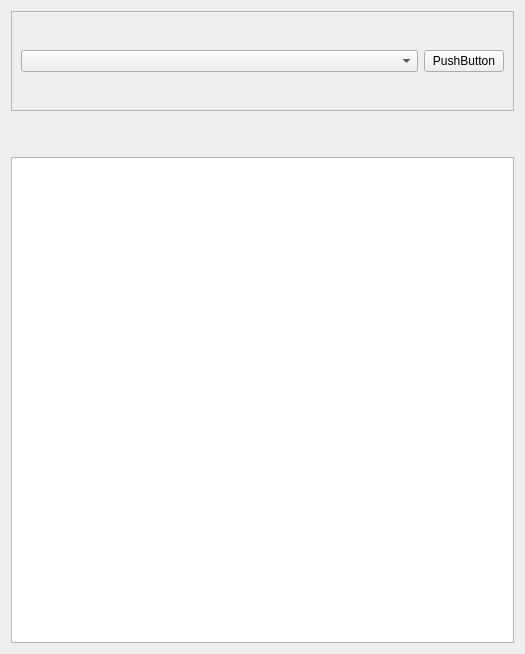
<?xml version="1.0" encoding="UTF-8"?>
<ui version="4.0">
 <class>FileWidget</class>
 <widget class="QWidget" name="FileWidget">
  <property name="geometry">
   <rect>
    <x>0</x>
    <y>0</y>
    <width>525</width>
    <height>654</height>
   </rect>
  </property>
  <property name="windowTitle">
   <string>Form</string>
  </property>
  <layout class="QVBoxLayout" name="verticalLayout_2">
   <item>
    <layout class="QVBoxLayout" name="verticalLayout">
     <item>
      <widget class="QFrame" name="frame">
       <property name="sizePolicy">
        <sizepolicy hsizetype="Expanding" vsizetype="Fixed">
         <horstretch>0</horstretch>
         <verstretch>0</verstretch>
        </sizepolicy>
       </property>
       <property name="minimumSize">
        <size>
         <width>0</width>
         <height>100</height>
        </size>
       </property>
       <property name="baseSize">
        <size>
         <width>0</width>
         <height>100</height>
        </size>
       </property>
       <property name="frameShape">
        <enum>QFrame::StyledPanel</enum>
       </property>
       <property name="frameShadow">
        <enum>QFrame::Raised</enum>
       </property>
       <layout class="QHBoxLayout" name="horizontalLayout_3">
        <item>
         <layout class="QHBoxLayout" name="horizontalLayout_2">
          <item>
           <widget class="QComboBox" name="comboBox"/>
          </item>
          <item>
           <widget class="QPushButton" name="pushButton">
            <property name="sizePolicy">
             <sizepolicy hsizetype="Fixed" vsizetype="Fixed">
              <horstretch>0</horstretch>
              <verstretch>0</verstretch>
             </sizepolicy>
            </property>
            <property name="text">
             <string>PushButton</string>
            </property>
           </widget>
          </item>
         </layout>
        </item>
       </layout>
      </widget>
     </item>
     <item>
      <spacer name="verticalSpacer">
       <property name="orientation">
        <enum>Qt::Vertical</enum>
       </property>
       <property name="sizeType">
        <enum>QSizePolicy::Fixed</enum>
       </property>
       <property name="sizeHint" stdset="0">
        <size>
         <width>20</width>
         <height>40</height>
        </size>
       </property>
      </spacer>
     </item>
     <item>
      <widget class="QTableView" name="fileTView">
       <property name="autoScrollMargin">
        <number>16</number>
       </property>
       <property name="gridStyle">
        <enum>Qt::NoPen</enum>
       </property>
       <property name="sortingEnabled">
        <bool>true</bool>
       </property>
       <attribute name="horizontalHeaderMinimumSectionSize">
        <number>31</number>
       </attribute>
       <attribute name="verticalHeaderDefaultSectionSize">
        <number>32</number>
       </attribute>
       <attribute name="verticalHeaderMinimumSectionSize">
        <number>25</number>
       </attribute>
      </widget>
     </item>
    </layout>
   </item>
  </layout>
 </widget>
 <resources/>
 <connections/>
</ui>
